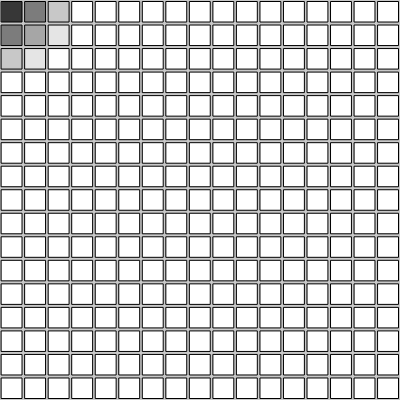
Frame 1 (no input)
Frame 60 (no input): identical to frame 1, image omitted
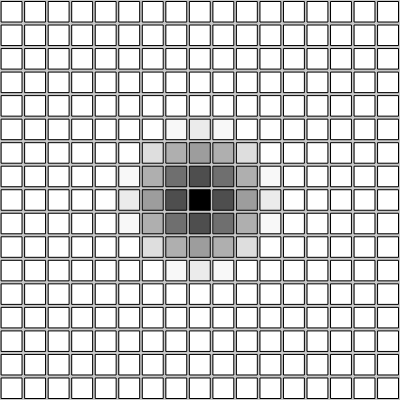
Frame 120 (the mouse pressed at the canvas centre since frame 60)

The p5.js sketch that drew these frames (run headless with seeded random() and noise() and a simulated clock; from frame 60 on, the mouse is pressed at the canvas centre):

// p5.js sketch
// ── sketch.js
function setup() {
  
  createCanvas(400, 400);
  rectMode(CENTER);
}

function draw() {
  
  background(200);
  
  var sz = width / 17;
  
  for (var i = 0; i < 17; i++) {
    for (var j = 0; j < 17; j++) {
      var x = i * sz + (sz / 2);
      var y = j * sz + (sz / 2);
      fill((dist(mouseX,mouseY,x,y)/60)*200);
      rect(x, y, sz - 3, sz - 3);
    }
  }
}
